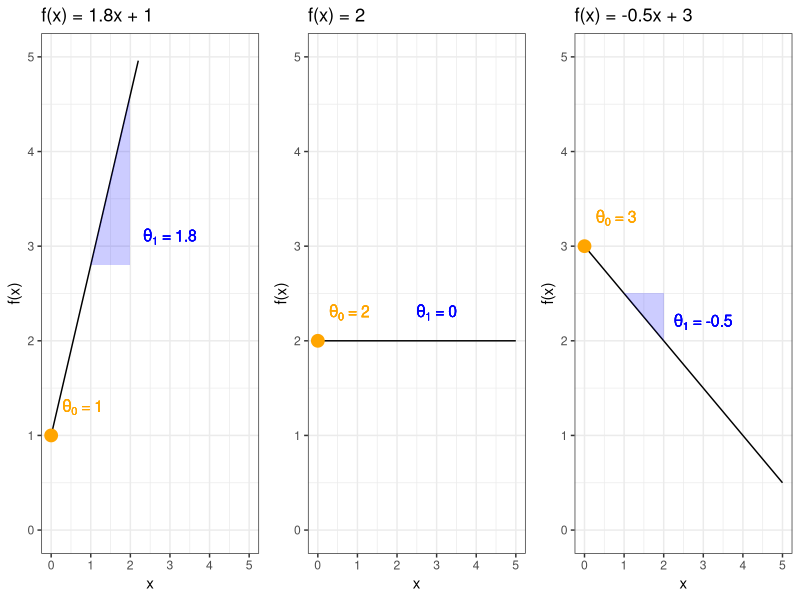
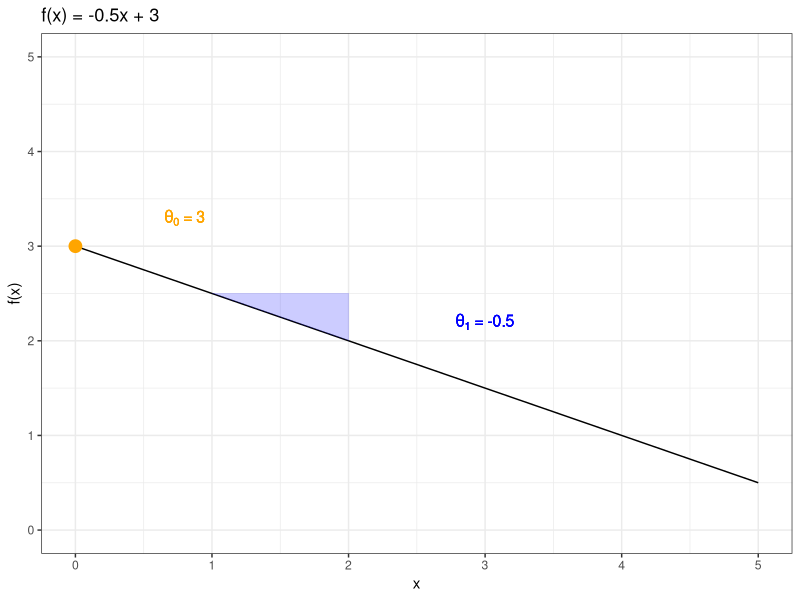

Generate these figures, in order, with R:
# PREREQ -----------------------------------------------------------------------

library(knitr)
library(ggplot2)
library(tidyverse)
library(data.table)
library(gridExtra)

options(digits = 3, 
        width = 65, 
        str = strOptions(strict.width = "cut", vec.len = 3))

# HELPERS ----------------------------------------------------------------------

make_line = function(x, a, b) a * x + b

make_line_plot = function(intercept, slope)  {
  
  # Base
  
  p = ggplot(data.frame(x = c(0, 5)), aes(x)) +
    theme_bw()
  
  # Line
  
  p = p + stat_function(
    fun = make_line, 
    args = list(a = slope, b = intercept))
  
  # Marker for intercept
  
  p = p + geom_point(
    data = data.frame(x = 0, y = intercept), 
    aes(x = x, y = y),
    color = "orange",
    size = 4)
  
  p = p + annotate(
    "text",
    x = 0.8,
    y = intercept + 0.3,
    label = expr(paste(theta[0], " = ", !!intercept)),
    size = 4,
    color = "orange")
  
  # Marker for slope
  
  triangle = data.table(
    group = c(1, 1, 1), 
    x = c(1, 2, 2), 
    y = c(intercept + slope, intercept + slope, intercept + 2 * slope))
  
  p = p + geom_polygon(
    triangle, 
    mapping = aes(x = x, y = y, group = group),
    fill = "blue",
    alpha = 0.2)
  
  p = p + annotate(
    "text",
    x = 3,
    y = ifelse(slope < 0, intercept + slope - 0.3, intercept + slope + 0.3),
    label = expr(paste(theta[1], " = ", !!slope)),
    size = 4,
    color = "blue"
  )
  
  # Labs
  
  p = p + labs(
    title = ifelse(
      slope == 0,
      sprintf("f(x) = %.0f", intercept),
      sprintf("f(x) = %.1fx + %.0f", slope, intercept)
    ),
    y = "f(x)"
  )

  p = p + ylim(0, 5)
  p

}

# PLOT -------------------------------------------------------------------------

pdf("../figure/hs-lin-functions.pdf", width = 8, height = 4)

p_1 = make_line_plot(1, 1.8)
p_2 = make_line_plot(2, 0)
p_3 = make_line_plot(3, -0.5)
grid.arrange(p_1, p_2, p_3, ncol = 3)

ggsave("../figure/hs-lin-functions.pdf", width = 8, height = 4)
dev.off()
